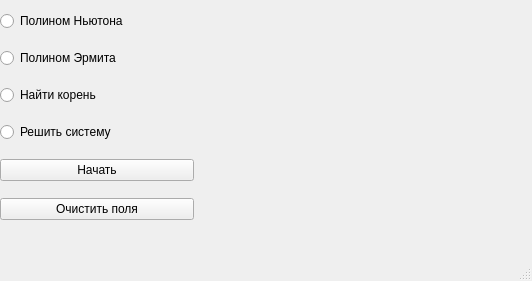
<?xml version="1.0" encoding="UTF-8"?>
<ui version="4.0">
 <class>MainWindow</class>
 <widget class="QMainWindow" name="MainWindow">
  <property name="geometry">
   <rect>
    <x>0</x>
    <y>0</y>
    <width>532</width>
    <height>281</height>
   </rect>
  </property>
  <property name="windowTitle">
   <string>MainWindow</string>
  </property>
  <widget class="QWidget" name="centralwidget">
   <widget class="QWidget" name="verticalLayoutWidget">
    <property name="geometry">
     <rect>
      <x>0</x>
      <y>0</y>
      <width>194</width>
      <height>231</height>
     </rect>
    </property>
    <layout class="QVBoxLayout" name="verticalLayout">
     <item>
      <widget class="QRadioButton" name="radioButton">
       <property name="text">
        <string>Полином Ньютона</string>
       </property>
      </widget>
     </item>
     <item>
      <widget class="QRadioButton" name="radioButton_2">
       <property name="text">
        <string>Полином Эрмита</string>
       </property>
      </widget>
     </item>
     <item>
      <widget class="QRadioButton" name="radioButton_3">
       <property name="text">
        <string>Найти корень </string>
       </property>
      </widget>
     </item>
     <item>
      <widget class="QRadioButton" name="radioButton_4">
       <property name="text">
        <string>Решить систему</string>
       </property>
      </widget>
     </item>
     <item>
      <widget class="QPushButton" name="start">
       <property name="text">
        <string>Начать</string>
       </property>
      </widget>
     </item>
     <item>
      <widget class="QPushButton" name="clear">
       <property name="text">
        <string>Очистить поля</string>
       </property>
      </widget>
     </item>
    </layout>
   </widget>
   <widget class="QWidget" name="verticalLayoutWidget_2">
    <property name="geometry">
     <rect>
      <x>210</x>
      <y>0</y>
      <width>321</width>
      <height>231</height>
     </rect>
    </property>
    <layout class="QVBoxLayout" name="verticalLayout_2"/>
   </widget>
  </widget>
  <widget class="QMenuBar" name="menubar">
   <property name="geometry">
    <rect>
     <x>0</x>
     <y>0</y>
     <width>532</width>
     <height>23</height>
    </rect>
   </property>
  </widget>
  <widget class="QStatusBar" name="statusbar"/>
 </widget>
 <resources/>
 <connections/>
</ui>
